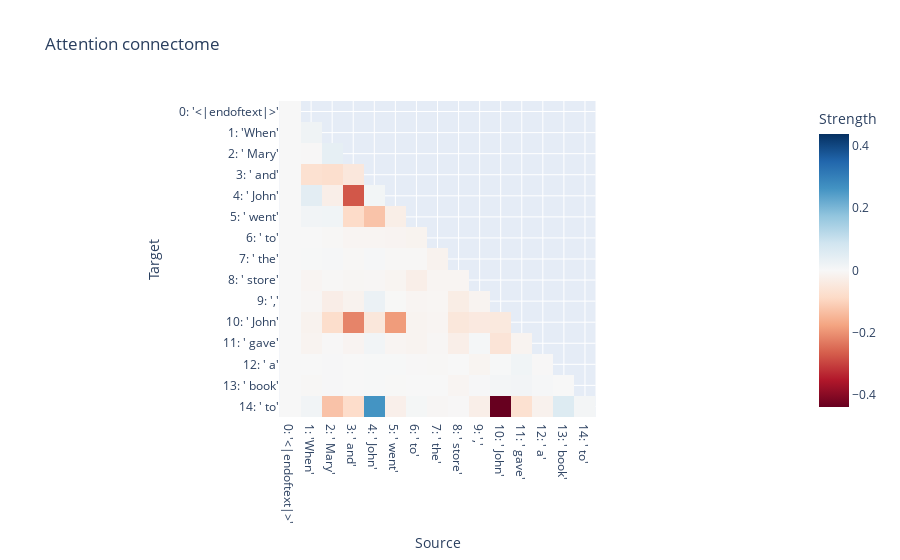

This figure's notebook cell:
### Code cell
dampening = 0.25
c = d.connectom(model, prompt,
          d.logit_diff_metric(model, ' Mary', ' John'),
          # d.CorruptIntervention(model, prompt, corrupt_prompt),
          d.DampenIntervention(dampening),
          # d.ZeroPattern(),
          d.BasicStrategy(),
          )
d.plot_attn_connectome(model, prompt, c).show()
graph = d.plot_graphviz_connectome(model, prompt, c, threshold=0.05).pipe('svg').decode('utf-8')
SVG(graph)

### Figure 1 — Plotly figure (JSON) as saved in the notebook; plotly's stock layout.template omitted (floating-point values rounded to 4 significant figures; data arrays with more than 128 entries replaced by an {"elided": "..."} marker saying what was removed)
{"data": [{"coloraxis": "coloraxis", "name": "0", "x": ["0: '<|endoftext|>'", "1: 'When'", "2: ' Mary'", "3: ' and'", "4: ' John'", "5: ' went'", "6: ' to'", "7: ' the'", "8: ' store'", "9: ','", "10: ' John'", "11: ' gave'", "12: ' a'", "13: ' book'", "14: ' to'"], "y": ["0: '<|endoftext|>'", "1: 'When'", "2: ' Mary'", "3: ' and'", "4: ' John'", "5: ' went'", "6: ' to'", "7: ' the'", "8: ' store'", "9: ','", "10: ' John'", "11: ' gave'", "12: ' a'", "13: ' book'", "14: ' to'"], "z": {"elided": "15x15 float values"}, "type": "heatmap", "xaxis": "x", "yaxis": "y", "hovertemplate": "Source: %{x}<br>Target: %{y}<br>Strength: %{z}<extra></extra>"}], "layout": {"xaxis": {"anchor": "y", "domain": [0.0, 1.0], "scaleanchor": "y", "constrain": "domain", "title": {"text": "Source"}}, "yaxis": {"anchor": "x", "domain": [0.0, 1.0], "autorange": "reversed", "constrain": "domain", "title": {"text": "Target"}}, "coloraxis": {"colorbar": {"title": {"text": "Strength"}}, "colorscale": [[0.0, "rgb(103,0,31)"], [0.1, "rgb(178,24,43)"], [0.2, "rgb(214,96,77)"], [0.3, "rgb(244,165,130)"], [0.4, "rgb(253,219,199)"], [0.5, "rgb(247,247,247)"], [0.6, "rgb(209,229,240)"], [0.7, "rgb(146,197,222)"], [0.8, "rgb(67,147,195)"], [0.9, "rgb(33,102,172)"], [1.0, "rgb(5,48,97)"]], "cmid": 0}, "title": {"text": "Attention connectome"}}}
